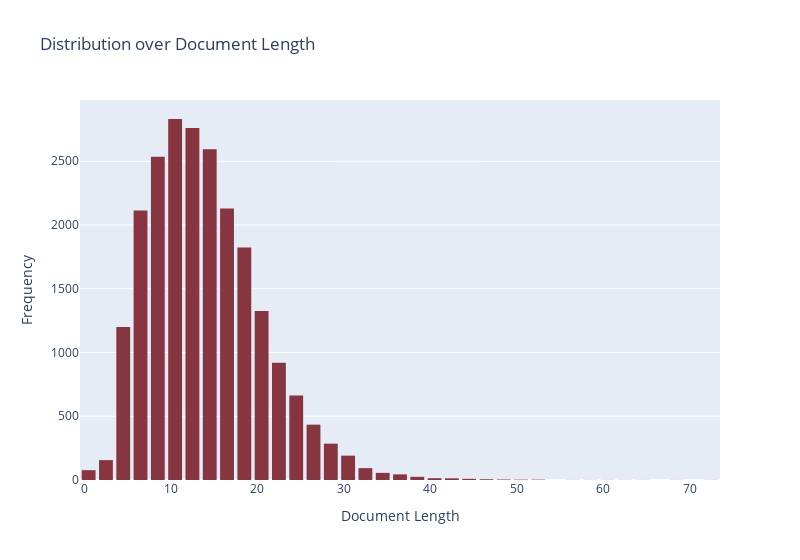
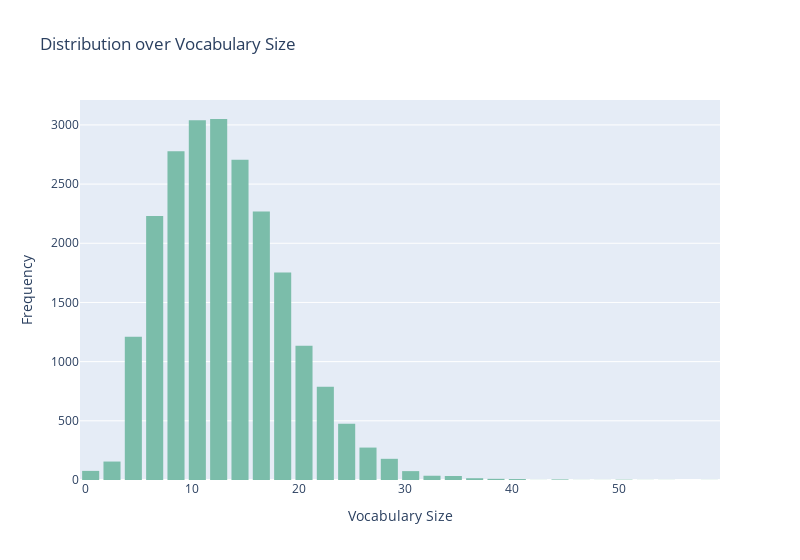

The notebook cell saved with these charts, in order:
### Markdown cell above
## Distribution Plots over Document Length and Vocabulary Size

### Code cell
# Calculate document length and vocabulary size
df0['document_length'] = df0['dialog'].apply(lambda x: len(x[0]['text'].split()))
df0['vocabulary_size'] = df0['dialog'].apply(lambda x: len(set(x[0]['text'].split())))

# Visualize distribution over document length
fig_document_length = px.histogram(df0, x='document_length', nbins=50, title='Distribution over Document Length')
fig_document_length.update_layout(xaxis_title='Document Length', yaxis_title='Frequency', bargap=0.2, width=800)
fig_document_length.update_traces(marker_color=red)

# Visualize distribution over vocabulary size with green color
fig_vocabulary_size = px.histogram(df0, x='vocabulary_size', nbins=50, title='Distribution over Vocabulary Size')
fig_vocabulary_size.update_layout(xaxis_title='Vocabulary Size', yaxis_title='Frequency', bargap=0.2, width=800)
fig_vocabulary_size.update_traces(marker_color=green)

fig_document_length.show()
fig_vocabulary_size.show()

### Figure 1 — Plotly figure (JSON) as saved in the notebook; plotly's stock layout.template omitted (floating-point values rounded to 4 significant figures; data arrays with more than 128 entries replaced by an {"elided": "..."} marker saying what was removed)
{"data": [{"alignmentgroup": "True", "bingroup": "x", "hovertemplate": "document_length=%{x}<br>count=%{y}<extra></extra>", "legendgroup": "", "marker": {"color": "#863541", "pattern": {"shape": ""}}, "name": "", "nbinsx": 50, "offsetgroup": "", "orientation": "v", "showlegend": false, "type": "histogram", "x": {"elided": "22311 int values"}, "xaxis": "x", "yaxis": "y"}], "layout": {"bargap": 0.2, "barmode": "relative", "legend": {"tracegroupgap": 0}, "title": {"text": "Distribution over Document Length"}, "width": 800, "xaxis": {"anchor": "y", "domain": [0, 1], "title": {"text": "Document Length"}}, "yaxis": {"anchor": "x", "domain": [0, 1], "title": {"text": "Frequency"}}}}

### Figure 2 — Plotly figure (JSON) as saved in the notebook; plotly's stock layout.template omitted (floating-point values rounded to 4 significant figures; data arrays with more than 128 entries replaced by an {"elided": "..."} marker saying what was removed)
{"data": [{"alignmentgroup": "True", "bingroup": "x", "hovertemplate": "vocabulary_size=%{x}<br>count=%{y}<extra></extra>", "legendgroup": "", "marker": {"color": "#7BBDAA", "pattern": {"shape": ""}}, "name": "", "nbinsx": 50, "offsetgroup": "", "orientation": "v", "showlegend": false, "type": "histogram", "x": {"elided": "22311 int values"}, "xaxis": "x", "yaxis": "y"}], "layout": {"bargap": 0.2, "barmode": "relative", "legend": {"tracegroupgap": 0}, "title": {"text": "Distribution over Vocabulary Size"}, "width": 800, "xaxis": {"anchor": "y", "domain": [0, 1], "title": {"text": "Vocabulary Size"}}, "yaxis": {"anchor": "x", "domain": [0, 1], "title": {"text": "Frequency"}}}}
